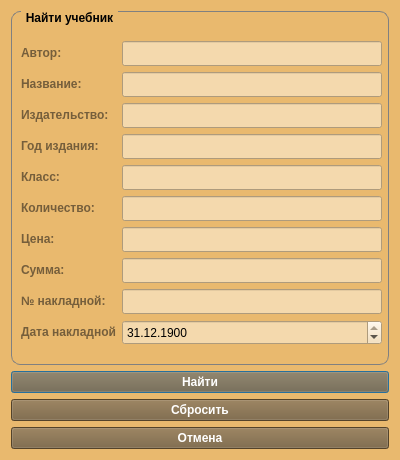
<?xml version="1.0" encoding="UTF-8"?>
<ui version="4.0">
 <class>SearchSchoolbookWindow</class>
 <widget class="QDialog" name="SearchSchoolbookWindow">
  <property name="geometry">
   <rect>
    <x>0</x>
    <y>0</y>
    <width>400</width>
    <height>460</height>
   </rect>
  </property>
  <property name="minimumSize">
   <size>
    <width>400</width>
    <height>460</height>
   </size>
  </property>
  <property name="maximumSize">
   <size>
    <width>400</width>
    <height>460</height>
   </size>
  </property>
  <property name="windowTitle">
   <string>Поиск учебника</string>
  </property>
  <property name="windowIcon">
   <iconset resource="../images.qrc">
    <normaloff>:/icon/icons/logo.png</normaloff>:/icon/icons/logo.png</iconset>
  </property>
  <property name="styleSheet">
   <string notr="true">background-color: rgb(233, 185, 110);</string>
  </property>
  <layout class="QGridLayout" name="gridLayout">
   <item row="0" column="0">
    <widget class="QGroupBox" name="SearchSchoolbookGroupBox">
     <property name="font">
      <font>
       <weight>75</weight>
       <bold>true</bold>
      </font>
     </property>
     <property name="styleSheet">
      <string notr="true">

QGroupBox {
    border: 1px solid gray;
    border-radius: 9px;
    margin-top: 0.5em;
}

QGroupBox::title {
    subcontrol-origin: margin;
    left: 10px;
    padding: 0 3px 0 3px;
}

</string>
     </property>
     <property name="title">
      <string>Найти учебник</string>
     </property>
     <property name="flat">
      <bool>false</bool>
     </property>
     <widget class="QWidget" name="formLayoutWidget">
      <property name="geometry">
       <rect>
        <x>10</x>
        <y>30</y>
        <width>361</width>
        <height>314</height>
       </rect>
      </property>
      <layout class="QFormLayout" name="searchSchoolbookForm">
       <item row="0" column="0">
        <widget class="QLabel" name="authorLabel">
         <property name="font">
          <font>
           <weight>75</weight>
           <bold>true</bold>
          </font>
         </property>
         <property name="styleSheet">
          <string notr="true">color: rgb(117, 94, 59);</string>
         </property>
         <property name="text">
          <string>Автор:</string>
         </property>
        </widget>
       </item>
       <item row="0" column="1">
        <widget class="QLineEdit" name="schoolbookAuthor">
         <property name="minimumSize">
          <size>
           <width>0</width>
           <height>25</height>
          </size>
         </property>
         <property name="maximumSize">
          <size>
           <width>16777215</width>
           <height>25</height>
          </size>
         </property>
         <property name="styleSheet">
          <string notr="true">background-color: rgb(244, 217, 173);</string>
         </property>
        </widget>
       </item>
       <item row="1" column="0">
        <widget class="QLabel" name="titleLabel">
         <property name="font">
          <font>
           <weight>75</weight>
           <bold>true</bold>
          </font>
         </property>
         <property name="styleSheet">
          <string notr="true">color: rgb(117, 94, 59);</string>
         </property>
         <property name="text">
          <string>Название:</string>
         </property>
        </widget>
       </item>
       <item row="1" column="1">
        <widget class="QLineEdit" name="schoolbookTitle">
         <property name="minimumSize">
          <size>
           <width>0</width>
           <height>25</height>
          </size>
         </property>
         <property name="maximumSize">
          <size>
           <width>16777215</width>
           <height>25</height>
          </size>
         </property>
         <property name="styleSheet">
          <string notr="true">background-color: rgb(244, 217, 173);</string>
         </property>
        </widget>
       </item>
       <item row="2" column="0">
        <widget class="QLabel" name="publishHouseLabel">
         <property name="font">
          <font>
           <weight>75</weight>
           <bold>true</bold>
          </font>
         </property>
         <property name="styleSheet">
          <string notr="true">color: rgb(117, 94, 59);</string>
         </property>
         <property name="text">
          <string>Издательство:</string>
         </property>
        </widget>
       </item>
       <item row="2" column="1">
        <widget class="QLineEdit" name="schoolbookPublishHouse">
         <property name="minimumSize">
          <size>
           <width>0</width>
           <height>25</height>
          </size>
         </property>
         <property name="maximumSize">
          <size>
           <width>16777215</width>
           <height>25</height>
          </size>
         </property>
         <property name="styleSheet">
          <string notr="true">background-color: rgb(244, 217, 173);</string>
         </property>
        </widget>
       </item>
       <item row="3" column="0">
        <widget class="QLabel" name="publishYearLabel">
         <property name="font">
          <font>
           <weight>75</weight>
           <bold>true</bold>
          </font>
         </property>
         <property name="styleSheet">
          <string notr="true">color: rgb(117, 94, 59);</string>
         </property>
         <property name="text">
          <string>Год издания:</string>
         </property>
        </widget>
       </item>
       <item row="3" column="1">
        <widget class="QLineEdit" name="schoolbookPublishYear">
         <property name="minimumSize">
          <size>
           <width>0</width>
           <height>25</height>
          </size>
         </property>
         <property name="maximumSize">
          <size>
           <width>16777215</width>
           <height>25</height>
          </size>
         </property>
         <property name="styleSheet">
          <string notr="true">background-color: rgb(244, 217, 173);</string>
         </property>
        </widget>
       </item>
       <item row="4" column="0">
        <widget class="QLabel" name="classLabel">
         <property name="font">
          <font>
           <weight>75</weight>
           <bold>true</bold>
          </font>
         </property>
         <property name="styleSheet">
          <string notr="true">color: rgb(117, 94, 59);</string>
         </property>
         <property name="text">
          <string>Класс:</string>
         </property>
        </widget>
       </item>
       <item row="4" column="1">
        <widget class="QLineEdit" name="schoolbookClass">
         <property name="minimumSize">
          <size>
           <width>0</width>
           <height>25</height>
          </size>
         </property>
         <property name="maximumSize">
          <size>
           <width>16777215</width>
           <height>25</height>
          </size>
         </property>
         <property name="styleSheet">
          <string notr="true">background-color: rgb(244, 217, 173);</string>
         </property>
        </widget>
       </item>
       <item row="5" column="0">
        <widget class="QLabel" name="countLabel">
         <property name="font">
          <font>
           <weight>75</weight>
           <bold>true</bold>
          </font>
         </property>
         <property name="styleSheet">
          <string notr="true">color: rgb(117, 94, 59);</string>
         </property>
         <property name="text">
          <string>Количество:</string>
         </property>
        </widget>
       </item>
       <item row="5" column="1">
        <widget class="QLineEdit" name="schoolbookCount">
         <property name="minimumSize">
          <size>
           <width>0</width>
           <height>25</height>
          </size>
         </property>
         <property name="maximumSize">
          <size>
           <width>16777215</width>
           <height>25</height>
          </size>
         </property>
         <property name="styleSheet">
          <string notr="true">background-color: rgb(244, 217, 173);</string>
         </property>
        </widget>
       </item>
       <item row="6" column="0">
        <widget class="QLabel" name="priceLabel">
         <property name="font">
          <font>
           <weight>75</weight>
           <bold>true</bold>
          </font>
         </property>
         <property name="styleSheet">
          <string notr="true">color: rgb(117, 94, 59);</string>
         </property>
         <property name="text">
          <string>Цена:</string>
         </property>
        </widget>
       </item>
       <item row="6" column="1">
        <widget class="QLineEdit" name="schoolbookPrice">
         <property name="minimumSize">
          <size>
           <width>0</width>
           <height>25</height>
          </size>
         </property>
         <property name="maximumSize">
          <size>
           <width>16777215</width>
           <height>25</height>
          </size>
         </property>
         <property name="styleSheet">
          <string notr="true">background-color: rgb(244, 217, 173);</string>
         </property>
        </widget>
       </item>
       <item row="8" column="0">
        <widget class="QLabel" name="invoiceNumLabel">
         <property name="font">
          <font>
           <weight>75</weight>
           <bold>true</bold>
          </font>
         </property>
         <property name="styleSheet">
          <string notr="true">color: rgb(117, 94, 59);</string>
         </property>
         <property name="text">
          <string>№ накладной:</string>
         </property>
        </widget>
       </item>
       <item row="8" column="1">
        <widget class="QLineEdit" name="schoolbookInvoiceNum">
         <property name="minimumSize">
          <size>
           <width>0</width>
           <height>25</height>
          </size>
         </property>
         <property name="maximumSize">
          <size>
           <width>16777215</width>
           <height>25</height>
          </size>
         </property>
         <property name="styleSheet">
          <string notr="true">background-color: rgb(244, 217, 173);</string>
         </property>
        </widget>
       </item>
       <item row="9" column="0">
        <widget class="QLabel" name="invoiceDateLabel">
         <property name="font">
          <font>
           <weight>75</weight>
           <bold>true</bold>
          </font>
         </property>
         <property name="styleSheet">
          <string notr="true">color: rgb(117, 94, 59);</string>
         </property>
         <property name="text">
          <string>Дата накладной</string>
         </property>
        </widget>
       </item>
       <item row="9" column="1">
        <widget class="QDateEdit" name="schoolbookInvoiceDate">
         <property name="minimumSize">
          <size>
           <width>0</width>
           <height>25</height>
          </size>
         </property>
         <property name="maximumSize">
          <size>
           <width>16777215</width>
           <height>25</height>
          </size>
         </property>
         <property name="styleSheet">
          <string notr="true">background-color: rgb(244, 217, 173);</string>
         </property>
         <property name="displayFormat">
          <string>dd.MM.yyyy</string>
         </property>
         <property name="date">
          <date>
           <year>1900</year>
           <month>12</month>
           <day>31</day>
          </date>
         </property>
        </widget>
       </item>
       <item row="7" column="0">
        <widget class="QLabel" name="sumLabel">
         <property name="font">
          <font>
           <weight>75</weight>
           <bold>true</bold>
          </font>
         </property>
         <property name="styleSheet">
          <string notr="true">color: rgb(117, 94, 59);</string>
         </property>
         <property name="text">
          <string>Сумма:</string>
         </property>
        </widget>
       </item>
       <item row="7" column="1">
        <widget class="QLineEdit" name="schoolbookSum">
         <property name="minimumSize">
          <size>
           <width>0</width>
           <height>25</height>
          </size>
         </property>
         <property name="maximumSize">
          <size>
           <width>16777215</width>
           <height>25</height>
          </size>
         </property>
         <property name="styleSheet">
          <string notr="true">background-color: rgb(244, 217, 173);</string>
         </property>
        </widget>
       </item>
      </layout>
     </widget>
    </widget>
   </item>
   <item row="1" column="0">
    <widget class="QPushButton" name="schoolbookSearchBtn">
     <property name="font">
      <font>
       <weight>75</weight>
       <bold>true</bold>
      </font>
     </property>
     <property name="styleSheet">
      <string notr="true">background-color: rgb(117, 94, 59);
color: rgb(255, 255, 255);</string>
     </property>
     <property name="text">
      <string>Найти</string>
     </property>
     <property name="icon">
      <iconset resource="../images.qrc">
       <normaloff>:/icon/icons/searchBtnIcon.png</normaloff>:/icon/icons/searchBtnIcon.png</iconset>
     </property>
     <property name="checkable">
      <bool>false</bool>
     </property>
    </widget>
   </item>
   <item row="2" column="0">
    <widget class="QPushButton" name="schoolbookClearBtn">
     <property name="font">
      <font>
       <weight>75</weight>
       <bold>true</bold>
      </font>
     </property>
     <property name="styleSheet">
      <string notr="true">background-color: rgb(117, 94, 59);
color: rgb(255, 255, 255);</string>
     </property>
     <property name="text">
      <string>Сбросить</string>
     </property>
     <property name="icon">
      <iconset resource="../images.qrc">
       <normaloff>:/icon/icons/clearBtnIcon.png</normaloff>:/icon/icons/clearBtnIcon.png</iconset>
     </property>
    </widget>
   </item>
   <item row="3" column="0">
    <widget class="QPushButton" name="schoolbookCancelBtn">
     <property name="font">
      <font>
       <weight>75</weight>
       <bold>true</bold>
      </font>
     </property>
     <property name="styleSheet">
      <string notr="true">background-color: rgb(117, 94, 59);
color: rgb(255, 255, 255);</string>
     </property>
     <property name="text">
      <string>Отмена</string>
     </property>
     <property name="icon">
      <iconset resource="../images.qrc">
       <normaloff>:/icon/icons/cancelBtnIcon.png</normaloff>:/icon/icons/cancelBtnIcon.png</iconset>
     </property>
    </widget>
   </item>
  </layout>
 </widget>
 <tabstops>
  <tabstop>schoolbookAuthor</tabstop>
  <tabstop>schoolbookTitle</tabstop>
  <tabstop>schoolbookPublishHouse</tabstop>
  <tabstop>schoolbookPublishYear</tabstop>
  <tabstop>schoolbookCount</tabstop>
  <tabstop>schoolbookPrice</tabstop>
  <tabstop>schoolbookInvoiceNum</tabstop>
 </tabstops>
 <resources>
  <include location="../images.qrc"/>
 </resources>
 <connections/>
</ui>
